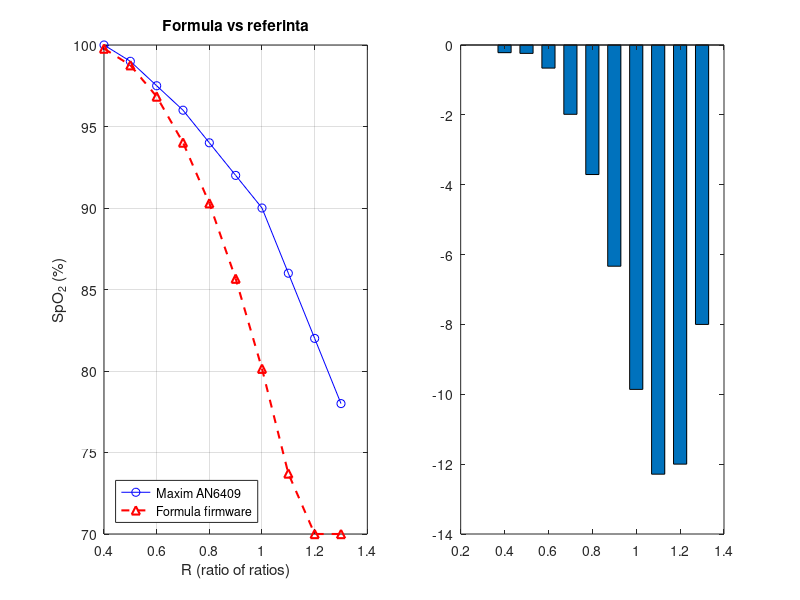

This figure's MATLAB source: (Note: this script raises an error after producing the figure.)
%
%  03_spo2_bland.m
% VitalMonitor. Validare SpO2: formula vs referinta + Bland-Altman simulat
%
%  atentie (onestitate): acest script nu contine masuratori clinice reale.
%  Partea 1 valideaza determinist formula din firmware fata de tabelul de
%  referinta Maxim AN6409. Partea 2 este o simulare Monte Carlo a unor
%  perechi de masuratori in intervalul clinic relevant, pentru a ilustra
%  metoda Bland-Altman. Validarea clinica reala (subiecti, co-oximetru de
%  referinta) ramane lucrare viitoare; comparatia cu standardul IEC
%  60601-2-61 (ARMS <= 3%) se face la nivel de proof of concept.
%
%  Rulare: Run in MATLAB.
%
clear; clc; close all;
rng(3);

% PARTEA 1: formula firmware vs Maxim AN6409 (determinist)
R   = [0.40 0.50 0.60 0.70 0.80 0.90 1.00 1.10 1.20 1.30];
ref = [100   99   97.5  96   94   92   90   86   82   78 ];
spo2 = max(70, min(100, -45.06*R.^2 + 30.35*R + 94.85));   % formula din spo2_sensor.h
err  = spo2 - ref;

fprintf(' FORMULA SpO2 vs Maxim AN6409 \n');
fprintf('%-6s %-12s %-10s %-8s\n','R','SpO2 formula','Ref','Eroare');
for i=1:numel(R)
    fprintf('%-6.2f %-12.1f %-10.1f %+6.2f%%\n', R(i), spo2(i), ref(i), err(i));
end
ok = R<=0.70;       % zona unde SpO2 >= ~96%
fprintf('  Eroare |max| pentru R<=0.70 (SpO2>=96%%): %.2f%%  (sub 2%%)\n', max(abs(err(ok))));
fprintf('  Sub 94%% formula liniarizata subestimeaza -> limitare declarata.\n\n');

figure('Name','Formula SpO2','Position',[60 60 1000 420]);
subplot(1,2,1); plot(R,ref,'bo-',R,spo2,'r^--','LineWidth',1.5); grid on;
  xlabel('R (ratio of ratios)'); ylabel('SpO_2 (%)');
  legend('Maxim AN6409','Formula firmware','Location','southwest');
  title('Formula vs referinta');
subplot(1,2,2); bar(R,err,0.6); hold on; yline(3,'r--'); yline(-3,'r--'); grid on;
  xlabel('R'); ylabel('Eroare (%)'); title('Eroare formula (banda +-3%)');
sgtitle('Fig. Validarea determinista a formulei SpO_2');

% PARTEA 2: Bland-Altman pe date SIMULATE (proof of concept)
% Se simuleaza N perechi in intervalul clinic 94-100%, unde formula e valida.
% Citirea dispozitivului = referinta + un mic bias + zgomot de masurare.
N = 45;
ref_sp = 94 + 6*rand(N,1);                 % SpO2 referinta simulata (94-100%)
bias_true = -0.3;                          % mic bias sistematic ipotetic
dev_sp = ref_sp + bias_true + 0.6*randn(N,1);   % citire VitalMonitor simulata
dev_sp = min(100, dev_sp);

dlt = dev_sp - ref_sp;  avg = (dev_sp + ref_sp)/2;
bias = mean(dlt); SD = std(dlt);
LoA_hi = bias + 1.96*SD; LoA_lo = bias - 1.96*SD;
ARMS = sqrt(mean(dlt.^2));               % conform IEC 60601-2-61
MAE  = mean(abs(dlt));

fprintf(' BLAND-ALTMAN (date SIMULATE, N=%d) \n', N);
fprintf('  Bias = %+.3f%% | SD = %.3f%% | LoA = [%+.2f, %+.2f]%%\n', bias,SD,LoA_lo,LoA_hi);
fprintf('  MAE = %.3f%% | ARMS = %.3f%%\n', MAE, ARMS);
fprintf('  Criteriu IEC 60601-2-61: ARMS <= 3%% -> %s (la nivel de simulare)\n', ...
    ternary(ARMS<=3,'INDEPLINIT','NEINDEPLINIT'));
fprintf('  NOTA: rezultat din simulare; validarea clinica reala = lucrare viitoare.\n');

figure('Name','Bland-Altman SpO2 (simulat)','Position',[60 60 1100 460]);
subplot(1,2,1);
  scatter(avg,dlt,45,'b','filled'); hold on;
  yline(bias,'k-',sprintf('Bias=%+.2f%%',bias),'LineWidth',2);
  yline(LoA_hi,'r--',sprintf('+1.96SD=%+.2f%%',LoA_hi),'LineWidth',1.3);
  yline(LoA_lo,'r--',sprintf('-1.96SD=%+.2f%%',LoA_lo),'LineWidth',1.3);
  grid on; xlabel('Media (%)'); ylabel('Dispozitiv - Referinta (%)');
  ylim([-4 4]); title('Bland-Altman (date simulate)');
subplot(1,2,2);
  scatter(ref_sp,dev_sp,45,'b','filled'); hold on;
  lim=[93 101]; plot(lim,lim,'r--','LineWidth',1); grid on;
  xlabel('SpO_2 referinta (%)'); ylabel('SpO_2 VitalMonitor (%)');
  xlim(lim); ylim(lim); axis square; title('Corelatie (date simulate)');
sgtitle(sprintf('Fig. Bland-Altman SIMULAT: Bias=%+.2f%%, ARMS=%.2f%% (proof of concept)',bias,ARMS));

function s = ternary(c,a,b); if c; s=a; else; s=b; end; end
